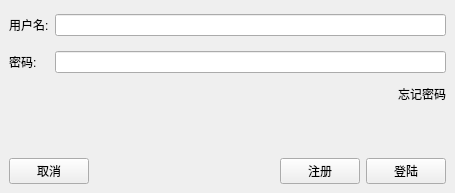
<?xml version="1.0" encoding="UTF-8"?>
<ui version="4.0">
 <class>Login</class>
 <widget class="QWidget" name="Login">
  <property name="geometry">
   <rect>
    <x>0</x>
    <y>0</y>
    <width>455</width>
    <height>193</height>
   </rect>
  </property>
  <property name="windowTitle">
   <string>Form</string>
  </property>
  <layout class="QHBoxLayout" name="horizontalLayout_3">
   <property name="spacing">
    <number>0</number>
   </property>
   <property name="leftMargin">
    <number>0</number>
   </property>
   <property name="topMargin">
    <number>0</number>
   </property>
   <property name="rightMargin">
    <number>0</number>
   </property>
   <property name="bottomMargin">
    <number>0</number>
   </property>
   <item>
    <widget class="QStackedWidget" name="stackedWidget">
     <property name="currentIndex">
      <number>0</number>
     </property>
     <widget class="QWidget" name="page">
      <layout class="QVBoxLayout" name="verticalLayout">
       <property name="leftMargin">
        <number>9</number>
       </property>
       <property name="topMargin">
        <number>9</number>
       </property>
       <item>
        <layout class="QFormLayout" name="formLayout">
         <property name="labelAlignment">
          <set>Qt::AlignLeading|Qt::AlignLeft|Qt::AlignVCenter</set>
         </property>
         <property name="verticalSpacing">
          <number>15</number>
         </property>
         <property name="topMargin">
          <number>5</number>
         </property>
         <property name="bottomMargin">
          <number>5</number>
         </property>
         <item row="0" column="0">
          <widget class="QLabel" name="label">
           <property name="text">
            <string>用户名:</string>
           </property>
          </widget>
         </item>
         <item row="0" column="1">
          <widget class="QLineEdit" name="ledit_username"/>
         </item>
         <item row="1" column="0">
          <widget class="QLabel" name="label_2">
           <property name="text">
            <string>密码:</string>
           </property>
          </widget>
         </item>
         <item row="1" column="1">
          <widget class="QLineEdit" name="ledit_password"/>
         </item>
        </layout>
       </item>
       <item>
        <layout class="QHBoxLayout" name="horizontalLayout_2">
         <item>
          <spacer name="horizontalSpacer_2">
           <property name="orientation">
            <enum>Qt::Horizontal</enum>
           </property>
           <property name="sizeHint" stdset="0">
            <size>
             <width>40</width>
             <height>20</height>
            </size>
           </property>
          </spacer>
         </item>
         <item>
          <widget class="QLabel" name="label_3">
           <property name="text">
            <string>忘记密码</string>
           </property>
          </widget>
         </item>
        </layout>
       </item>
       <item>
        <spacer name="verticalSpacer">
         <property name="orientation">
          <enum>Qt::Vertical</enum>
         </property>
         <property name="sizeHint" stdset="0">
          <size>
           <width>20</width>
           <height>40</height>
          </size>
         </property>
        </spacer>
       </item>
       <item>
        <layout class="QHBoxLayout" name="horizontalLayout">
         <item>
          <widget class="QPushButton" name="btn_reject">
           <property name="text">
            <string>取消</string>
           </property>
          </widget>
         </item>
         <item>
          <spacer name="horizontalSpacer">
           <property name="orientation">
            <enum>Qt::Horizontal</enum>
           </property>
           <property name="sizeHint" stdset="0">
            <size>
             <width>40</width>
             <height>20</height>
            </size>
           </property>
          </spacer>
         </item>
         <item>
          <widget class="QPushButton" name="btn_signup">
           <property name="text">
            <string>注册</string>
           </property>
          </widget>
         </item>
         <item>
          <widget class="QPushButton" name="btn_login">
           <property name="text">
            <string>登陆</string>
           </property>
          </widget>
         </item>
        </layout>
       </item>
      </layout>
     </widget>
     <widget class="QWidget" name="page_2">
      <layout class="QVBoxLayout" name="verticalLayout_2">
       <item>
        <layout class="QFormLayout" name="formLayout_2">
         <item row="0" column="0">
          <widget class="QLabel" name="label_4">
           <property name="text">
            <string>用户名:</string>
           </property>
          </widget>
         </item>
         <item row="0" column="1">
          <widget class="QLineEdit" name="lineEdit"/>
         </item>
         <item row="1" column="0">
          <widget class="QLabel" name="label_5">
           <property name="text">
            <string>密码:</string>
           </property>
          </widget>
         </item>
         <item row="1" column="1">
          <widget class="QLineEdit" name="lineEdit_2"/>
         </item>
         <item row="2" column="0">
          <widget class="QLabel" name="label_6">
           <property name="text">
            <string>邮箱:</string>
           </property>
          </widget>
         </item>
         <item row="3" column="0">
          <widget class="QLabel" name="label_7">
           <property name="text">
            <string>验证码:</string>
           </property>
          </widget>
         </item>
         <item row="3" column="1">
          <widget class="QLineEdit" name="lineEdit_4"/>
         </item>
         <item row="2" column="1">
          <layout class="QHBoxLayout" name="horizontalLayout_5">
           <item>
            <widget class="QLineEdit" name="lineEdit_3"/>
           </item>
           <item>
            <widget class="QPushButton" name="pushButton_4">
             <property name="text">
              <string>获取验证码</string>
             </property>
            </widget>
           </item>
          </layout>
         </item>
        </layout>
       </item>
       <item>
        <widget class="QLabel" name="label_8">
         <property name="text">
          <string>未检测</string>
         </property>
        </widget>
       </item>
       <item>
        <spacer name="verticalSpacer_2">
         <property name="orientation">
          <enum>Qt::Vertical</enum>
         </property>
         <property name="sizeHint" stdset="0">
          <size>
           <width>20</width>
           <height>6</height>
          </size>
         </property>
        </spacer>
       </item>
       <item>
        <layout class="QHBoxLayout" name="horizontalLayout_4">
         <item>
          <widget class="QPushButton" name="pushButton">
           <property name="text">
            <string>返回</string>
           </property>
          </widget>
         </item>
         <item>
          <spacer name="horizontalSpacer_3">
           <property name="orientation">
            <enum>Qt::Horizontal</enum>
           </property>
           <property name="sizeHint" stdset="0">
            <size>
             <width>40</width>
             <height>20</height>
            </size>
           </property>
          </spacer>
         </item>
         <item>
          <widget class="QPushButton" name="pushButton_2">
           <property name="text">
            <string>PushButton</string>
           </property>
          </widget>
         </item>
         <item>
          <widget class="QPushButton" name="pushButton_3">
           <property name="text">
            <string>注册</string>
           </property>
          </widget>
         </item>
        </layout>
       </item>
      </layout>
     </widget>
    </widget>
   </item>
  </layout>
 </widget>
 <resources/>
 <connections/>
</ui>
